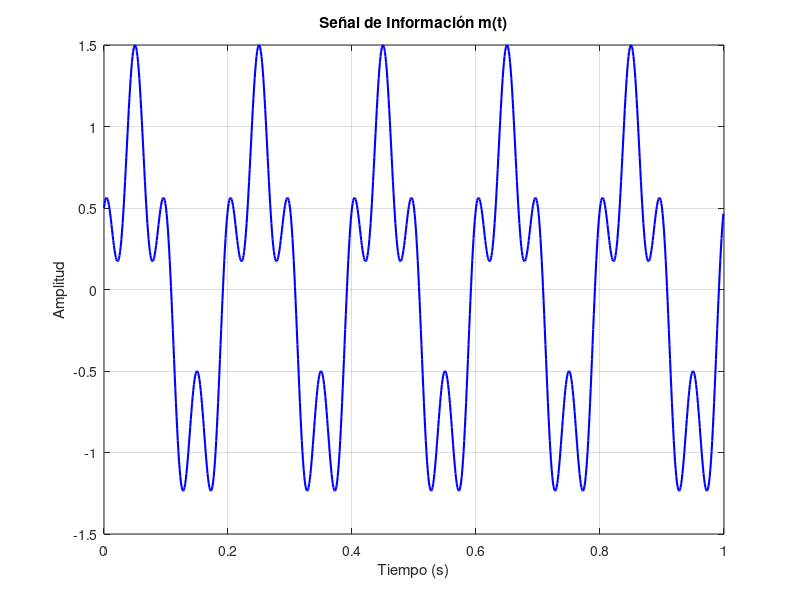
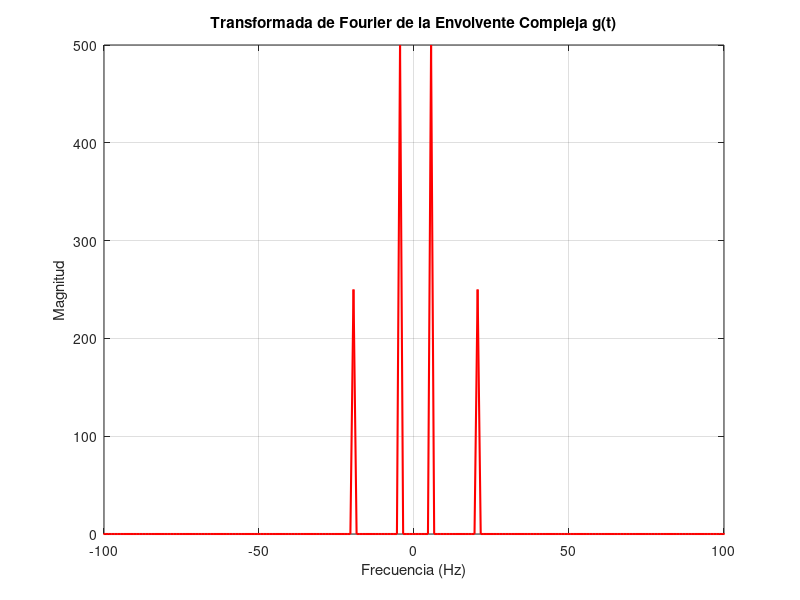

MATLAB code for these plots, in order:
clear; clc; close all;

%% Parámetros
A = 1;             % Amplitud de la señal
Ac = 1;            % Amplitud de la portadora (para compatibilidad)
fs = 1000;         % Frecuencia de muestreo en Hz
T = 1/fs;          % Período de muestreo
t = 0:T:1-T;       % Vector de tiempo de 1 segundo

%% Señal de información m(t)
f1 = 5;            % Frecuencia componente 1 (Hz)
f2 = 20;           % Frecuencia componente 2 (Hz)
m_t = sin(2*pi*f1*t) + 0.5*cos(2*pi*f2*t); % Señal compuesta

%% Envoltura compleja g(t)
g_t = Ac * m_t;    % En este contexto, la envolvente es simplemente m(t) escalada

%% Transformada de Fourier
G_f = fft(g_t);
G_f_mag = abs(fftshift(G_f)); % Magnitud centrada
f = linspace(-fs/2, fs/2, length(G_f)); % Vector de frecuencias

%% Graficar señal en el tiempo
figure;
plot(t, m_t, 'b', 'LineWidth', 1.5);
xlabel('Tiempo (s)');
ylabel('Amplitud');
title('Señal de Información m(t)');
grid on;
xlim([0 1]);

%% Graficar espectro de frecuencia
figure;
plot(f, G_f_mag, 'r', 'LineWidth', 1.5);
xlabel('Frecuencia (Hz)');
ylabel('Magnitud');
title('Transformada de Fourier de la Envolvente Compleja g(t)');
grid on;
xlim([-100 100]); % Opcional: enfocar alrededor de las componentes útiles
